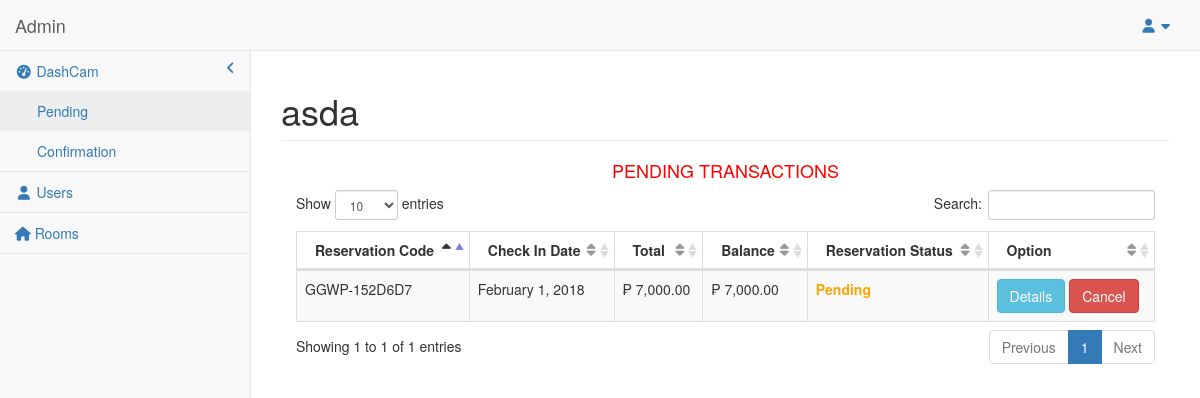
Page /admin/pages/index.php on the earlier database version.
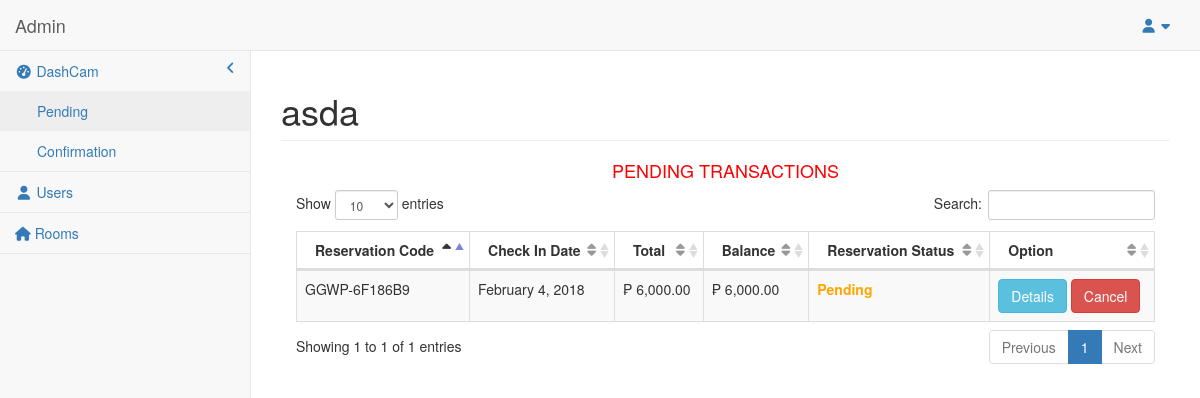
Same page on the later database version.
### tables this page shows
CREATE TABLE `reservation` (
  `reserveid` int(11) NOT NULL,
  `reservationcode` varchar(250) NOT NULL,
  `user_id` int(11) NOT NULL,
  `total` decimal(10,0) NOT NULL,
  `balance` decimal(10,0) NOT NULL,
  `dp` decimal(10,0) NOT NULL,
  `paymentstatus` int(11) NOT NULL,
  `checkin` date NOT NULL,
  `checkout` date NOT NULL,
  `reservationdate` date NOT NULL
);

### admin/pages/index.php (the view, shortened to what this page needs)
<?php
function displayadTitle() {
echo "asda";
}
function displayadContent() {
	require '../../db/connection.php';
	$date_now = date("Y-m-d");
	$get = "SELECT * from reservation where reservationdate <= '$date_now' AND paymentstatus = 1  ORDER BY reserveid DESC" ;
	$result = mysqli_query ($conn, $get);
	if (mysqli_num_rows ($result) > 0 ){
		echo "
			<center> <strong> <font color='red'> <h4> PENDING TRANSACTIONS <br> </h4></strong></font> </center>
			<div style='overflow-x:auto;' class = 'col-sm-12'>
			<table width='100%' class='table table-striped table-bordered table-hover ' id='dataTables-example'>
				<thead >
				<tr>
				<th > Reservation Code </th>
				<th > Check In Date </th>
				<th > Total </th>
				<th > Balance </th>
				<th > Reservation Status </th>
				<th>  Option </th>
				</tr>
			</thead>";
			while ($row = mysqli_fetch_array ($result)){
			$rcode = $row['reservationcode'];
			$checkin = $row['checkin'];
			$total = $row['total'];
			$balance = $row['balance'];
			$status = $row['paymentstatus'];
			if($status == 5){
			$status = "Waiting for Confirmation";
			}
			else if($status == 0){
			$status = "Cancelled";
			}
			else if($status == 2){
			$status = "Confirmed";
			}
			else if($status == 1){
			$status = "Pending";
			}
			echo "<tbody>";
			echo "<tr >";
			echo "<td >" . $rcode . "</td>";
			echo "<td >" . date("F j, Y", strtotime($checkin)) . "</td>";
			echo "<td >₱ " . number_format($total,2) . "</td>";
			echo "<td >₱ " . number_format($balance,2) . "</td>";
			if($status == 'Cancelled'){
			echo'	<td ><strong><font color="red">Cancelled</font></strong></td>';
			}
			else if($status == 'Pending'){
			echo'<td ><strong><font color="orange">Pending</font></strong></td>';
			}
			echo '<td >';
			if($status == 'Pending' ){
			  echo '<a type="button"  href="../../../reservationdetails.php?rcode='.$rcode.'" class="btn btn-info ">Details</a>';
			echo ' <a type="button"  href="../../pages/cancel_reservation.php?rcode='.$rcode.'" class="btn btn-danger waves-dark confirmation">Cancel</a>';
			echo '</td>';
				}
		echo "</tr>";
		}
echo "</tbody>";
echo "</table>";
}else{
	echo "nodata";
}
echo '</div>';
}
require 'templatead.php';
?>

### admin/pages/templatead.php (shortened to what this page needs)
<!DOCTYPE html>
<html lang="en">
<head>
    <title><?php displayadTitle(); ?></title>
      <link href="../vendor/bootstrap/css/bootstrap.min.css" rel="stylesheet">
    <link href="../vendor/metisMenu/metisMenu.min.css" rel="stylesheet">
    <link href="../dist/css/sb-admin-2.css" rel="stylesheet">
    <link href="../vendor/datatables-plugins/dataTables.bootstrap.css" rel="stylesheet">
    <link href="../vendor/datatables-responsive/dataTables.responsive.css" rel="stylesheet">
  <link rel="stylesheet" type="text/css" media="all"
      href="http://ajax.googleapis.com/ajax/libs/jqueryui/1.7.2/themes/smoothness/jquery-ui.css"    />
</head>
<body>
    <div id="wrapper">
        <?php require '../../partials/nav2.php' ?>
        <div id="page-wrapper">
            <div class="container-fluid">
                <div class="row">
                        <h1 class="page-header"><?php displayadTitle(); ?></h1>
                        <?php displayadContent(); ?>
                </div>
            </div>
        </div>
    </div>
</body>
</html>

### partials/nav2.php (shortened to what this page needs)
<nav class="navbar navbar-default navbar-static-top" role="navigation" style="margin-bottom: 0">
            <div class="navbar-header">
                <a class="navbar-brand" href="index.html">Admin</a>
            </div>
            <ul class="nav navbar-top-links navbar-right">
                <li class="dropdown">
                    <a class="dropdown-toggle" data-toggle="dropdown" href="#">
                        <i class="fa fa-user fa-fw"></i> <i class="fa fa-caret-down"></i>
                    </a>
                </li>
            </ul>
            <div class="navbar-default sidebar" role="navigation">
                <div class="sidebar-nav navbar-collapse">
                    <ul class="nav" id="side-menu">
                        <li>
                            <a href="#"><i class="fa fa-dashboard fa-fw"></i> DashCam<span class="fa arrow"></span></a>
                            <ul class="nav nav-second-level">
                                <li>
                                    <a href="index.php">Pending</a>
                                </li>
                                <li>
                                    <a href="index2.php">Confirmation</a>
                                </li>
                            </ul>
                        </li>
                        <li>
                            <a href="users.php"><i class="fa fa-user fa-fw"></i> Users</a>
                        </li>
                        <li>
                            <a href="rooms.php"><i class="fa fa-home" aria-hidden="true"></i> Rooms</a>
                        </li>
                    </ul>
                </div>
            </div>
        </nav>

Differences in the rows shown:
no longer on this page (row edited): reservation: reservationcode "GGWP-152D6D7", checkin "February 1, 2018", total "7,000.00", balance "7,000.00", paymentstatus "Pending"
added reservation: reservationcode "GGWP-6F186B9", checkin "February 4, 2018", total "6,000.00", balance "6,000.00", paymentstatus "Pending"
